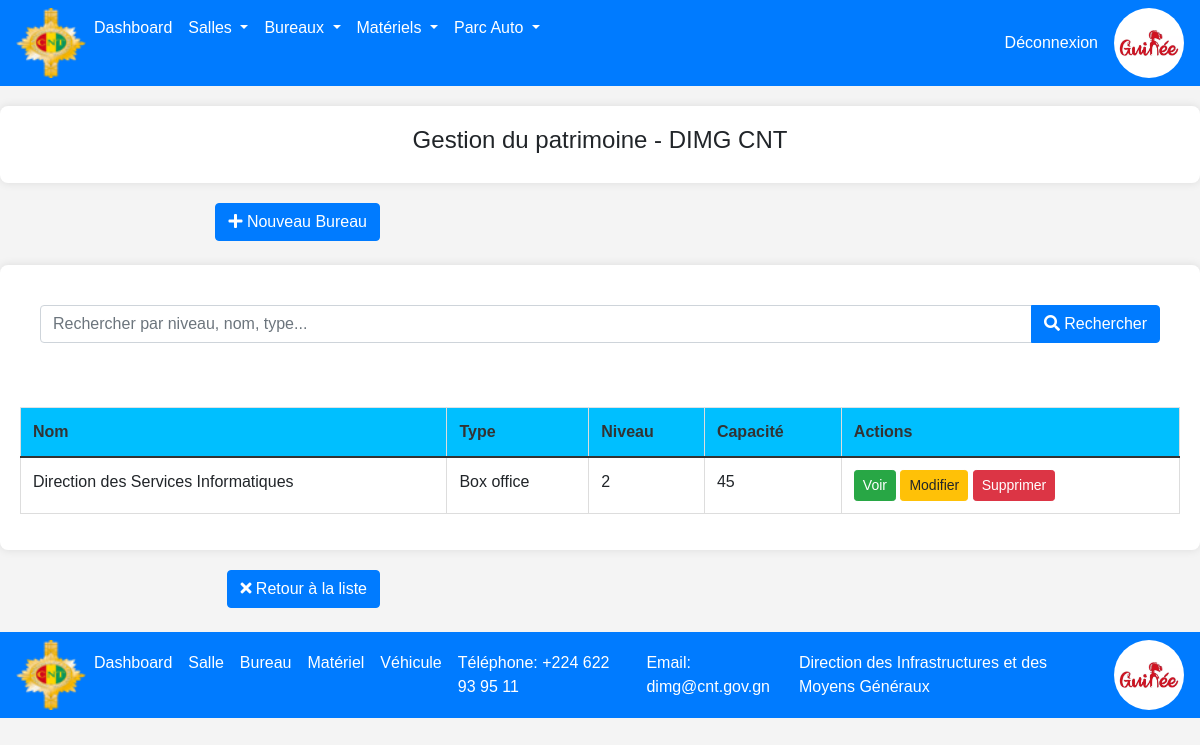
The app's page /bureaux/box/ with its own data.
### patrimoine/models.py (models this page shows, shortened)
class Bureau(models.Model):
    TYPE_BUREAU_CHOICES = [
        ('box', 'Box office'),
        ('cloisonne', 'Cloisonné'),
        ('open', 'Open Office'),
        ('entier', 'Entier'),
    ]
    type_bureau = models.CharField(
        "Type de bureau",
        max_length=100,
        choices=TYPE_BUREAU_CHOICES
    )
    nom = models.CharField(
        "Nom",
        max_length=100,
        blank=True,  # Utiliser blank=True au lieu de null=True pour CharField
        default=""
    )
    niveau = models.CharField(
        "Niveau",
        max_length=100,
        blank=True,
        default="",
        help_text="Étage ou niveau du bureau"
    )
    surface = models.FloatField(
        "Surface (m²)",
        null=True,
        blank=True,
        validators=[MinValueValidator(0.01)],
        help_text="Surface en mètres carrés"
    )
    capacite = models.IntegerField(
        "Capacité (personnes)",
        null=True,
        blank=True,
        validators=[MinValueValidator(1)],
        help_text="Nombre de personnes pouvant occuper le bureau"
    )
    date_creation = models.DateTimeField(
        "Date de création",
        auto_now_add=True
    )
    date_modification = models.DateTimeField(
        "Date de modification",
        auto_now=True
    )
    class Meta:
        verbose_name = "Bureau"
        verbose_name_plural = "Bureaux"
        ordering = ['nom']

### patrimoine/views.py (the view)
# urls.py: path('bureaux/box/', views.bureau_box, name='bureau_box'),
def bureau_box(request):
    bureaux = Bureau.objects.filter(type_bureau='box')
    return render(request, 'bureaux/bureau_list.html', {'bureaux': bureaux})

### templates/bureaux/bureau_list.html (shortened to what this page needs)
{% extends 'main.html' %}
{% load static %}
{% block content %}
<div class="container">
    <div class="row">
        <div class="box">
            <h4 class="text text-center">Gestion du patrimoine - DIMG CNT</h4>
        </div>
    </div>
</div>
<div class="row mb-4">
  <div class="col-md-4 text-end">
    <a href="{% url 'bureau_create' %}" class="btn btn-primary">
      <i class="fas fa-plus"></i> Nouveau Bureau
    </a>
  </div>
</div>
<div class="container">
    <div class="row">
		<div class="col-md-12">
			<div class="card-body">
                <form method="get" class="mb-4">
                    <div class="input-group">
                        <input type="text" name="search" class="form-control"
                               placeholder="Rechercher par niveau, nom, type..."
                               value="{{ search_query }}">
                        <button class="btn btn-primary" type="submit">
                              <i class="fas fa-search"></i> Rechercher
                        </button>
                    </div>
                </form>
            </div>
            {% if bureaux %}
            <div class="table-container">
                <table class="table align-items-center table-flush">
                    <thead class="thead-warning">
                    <tr bgcolor="#00bfff">
                        <th scope="col" class="sort " data-sort="nom">Nom</th>
                        <th scope="col" class="sort " data-sort="tipe">Type</th>
                        <th scope="col" class="sort " data-sort="nivea">Niveau</th>
                        <th scope="col" class="sort " data-sort="capa">Capacité</th>
                        <th scope="col" class="sort " data-sort="act">Actions</th>
                    </tr>
                    </thead>
                    <tbody>
                    {% for bureau in bureaux %}
                    <tr>
                        <td>{{ bureau.nom }}</td>
                        <td>{{ bureau.get_type_bureau_display }}</td>
                        <td>{{ bureau.niveau }}</td>
                        <td>{{ bureau.capacite }}</td>
                        <td>
                            <a href="{% url 'bureau_detail' bureau.pk %}" class="btn btn-success btn-sm">Voir</a>
                            <a href="{% url 'bureau_update' bureau.pk %}" class="btn btn-warning btn-sm">Modifier</a>
                            <a href="{% url 'bureau_delete' bureau.pk %}" class="btn btn-danger btn-sm">Supprimer</a>
                        </td>
                    </tr>
                    {% endfor %}
                    </tbody>
                </table>
            </div>
            {% endif %}
        </div>
    </div>
</div>
<div class="row mb-4">
  <div class="col-md-4 text-end">
    <a class="btn btn-primary" href="{% url 'bureau_list' %}">
      <i class="fas fa-times"></i> Retour à la liste
    </a>
  </div>
</div>
{% endblock %}

### static/css/style.css (style rules this page uses)
body { font-family: Arial, sans-serif; margin: 0; padding: 0; background-color: #f4f4f4; }
.container { max-width: 1200px; margin: 20px auto; padding: 20px; background-color: #ffffff; border-radius: 8px; box-shadow: 0 0 10px rgba(0, 0, 0, 0.1); }
.table-container { max-height: 400px; overflow-y: auto; margin-top: 20px; }
table { width: 100%; border-collapse: collapse; text-align: left; }
table th, table td { padding: 12px; border: 1px solid #ddd; }
table th { background-color: #f2f2f2; color: #333; }

### records on screen
Bureau: nom "Direction des Services Informatiques", type_bureau "Box office", niveau "2", capacite "45"
